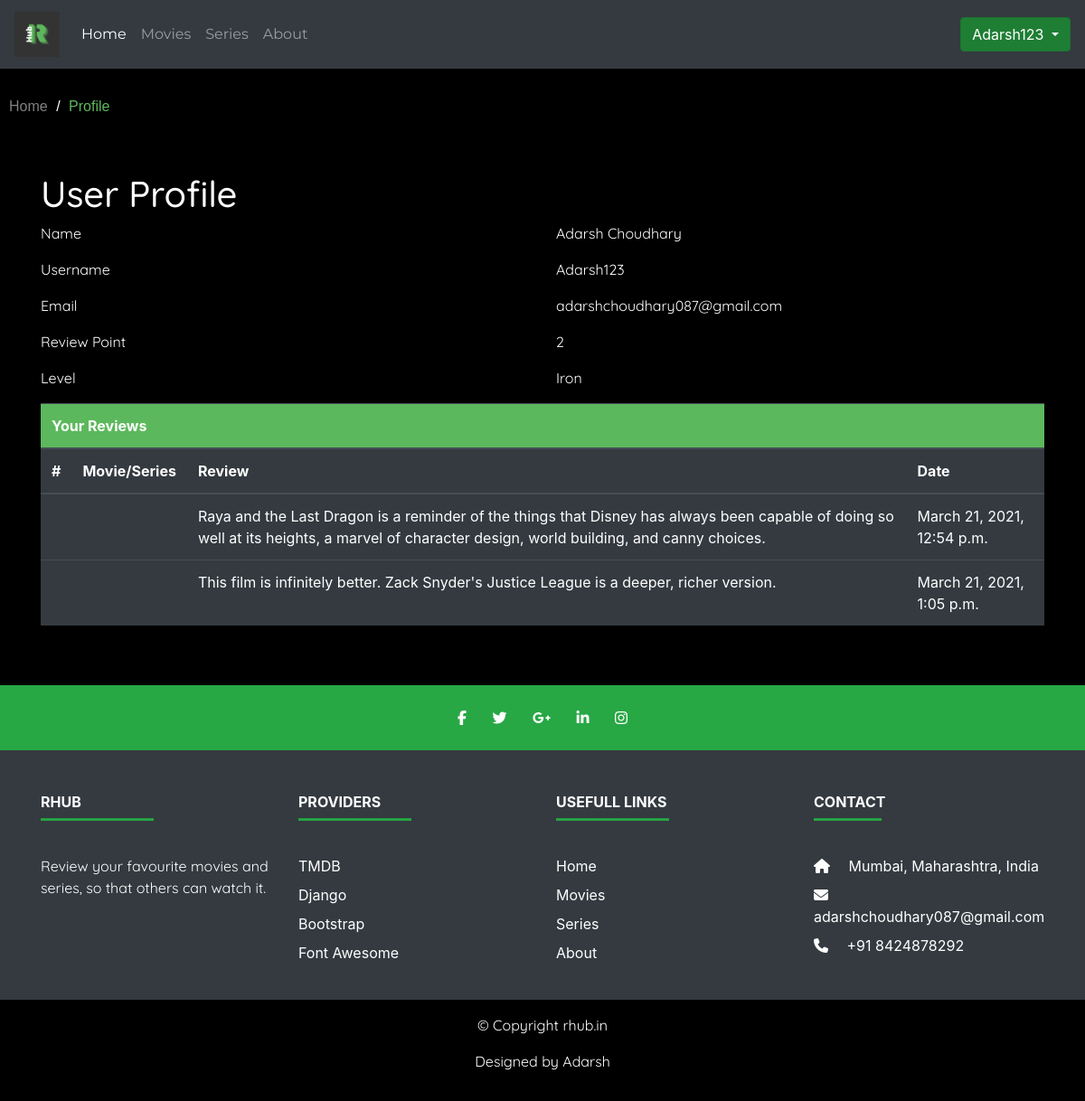
The app's page /profile/ (signed in) with its own data.
### Rhub/models.py (models this page shows, shortened)
class ReviewMovie(models.Model):
    movieid = models.IntegerField(null=False)
    userid = models.CharField(max_length=100, null=True)
    review = models.CharField(max_length = 500, null=True)
    date = models.DateTimeField(auto_now_add=True)
    sentiment = models.IntegerField(null=True)
    probability = models.FloatField(null=True)

### Rhub/views.py (the view)
# urls.py: path('profile/', views.profile, name = "user_profile"),
def profile(request):
    data = {}
    moviereviews = ReviewMovie.objects.filter(userid=request.user.username)
    seriesreviews = ReviewSeries.objects.filter(userid=request.user.username)
    count = moviereviews.count() + seriesreviews.count()
    userreviews = []
    for i in moviereviews:
        name, poster = getMovieNamePoster(i.movieid)
        temp = {'review': i.review, 'date': i.date, 'id': i.movieid, 'movieName': name, 'poster':poster, 'type': 'movie'}
        userreviews.append(temp)
        del temp
    for i in seriesreviews:
        name, poster = getSeriesNamePoster(i.seriesid)
        temp = {'review': i.review, 'date': i.date, 'id': i.seriesid, 'movieName': name, 'poster':poster, 'type': 'series'}
        userreviews.append(temp)
        del temp
    if count > 0 and count <= 20:
        data['level'] = 'Iron'
    elif count > 20 and count <= 50:
        data['level'] = 'Bronze'
    elif count > 50 and count <= 100:
        data['level'] = 'Silver'
    elif count > 100 and count <= 250:
        data['level'] = 'Gold'
    elif count > 250 and count <= 500:
        data['level'] = 'Platinum'
    elif count > 500 and count <= 1000:
        data['level'] = 'Diamond'
    elif count > 1000 and count <= 10000:
        data['level'] = 'Immortal'
    elif count > 10000:
        data['level'] = 'Radient'
    else:
        data['level'] = 'Un-Ranked'
    data['reviews'] = userreviews
    data['count'] = count
    return render(request, 'rhub/profile.html', {'data': data})

### Rhub/views.py (called while the page is built)
def getMovieNamePoster(movie_id):
    id = int(movie_id)
    movie = Movie()
    s = movie.details(id)
    return s.original_title, s.poster_path

### Rhub/templates/rhub/profile.html (shortened to what this page needs)
{% extends 'rhub/base.html' %}
{% load static %}
{% block content %}
<br>
<ul class="breadcrumbs">
    <li class="breadcrumbs__item">
        <a href="{% url 'home' %}" class="breadcrumbs__link">Home</a>
    </li>
    <li class="breadcrumbs__item">
        <a href="" class="breadcrumbs__link--active">Profile</a>
    </li>
</ul>
    {% if user.is_authenticated %}
    <div class="container container-body">
        <div class="row">
            <div class="col-12">
                <h1 class="text-white">User Profile</h1>
            </div>
        </div>
        <div class="row">
            <div class="col-6">
                <p class="text-white" >Name</p>
            </div>
            <div class="col-6">
                <p class="text-white">{{user.first_name}} {{user.last_name}}</p>
            </div>
        </div>
        <div class="row">
            <div class="col-6">
                <p class="text-white" >Username</p>
            </div>
            <div class="col-6">
                <p class="text-white">{{user.username}}</p>
            </div>
        </div>
        <div class="row">
            <div class="col-6">
                <p class="text-white">Email</p>
            </div>
            <div class="col-6">
                <p class="text-white">{{user.email}}</p>
            </div>
        </div>
        <div class="row">
            <div class="col-6">
                <p class="text-white">Review Point</p>
            </div>
            <div class="col-6">
                <p class="text-white">{{data.count}}</p>
            </div>
        </div>
        <div class="row">
            <div class="col-6">
                <p class="text-white">Level</p>
            </div>
            <div class="col-6">
                <p class="text-white">{{data.level}}</p>
            </div>
        </div>
        <div>
            <table class="table table-dark">
                <thead>
                    <tr style="background-color:#5cb85c;">
                        <th colspan="4">Your Reviews</th>
                    </tr>
                    <tr>
                        <th>#</th>
                        <th>Movie/Series</th>
                        <th>Review</th>
                        <th>Date</th>
                    </tr>
                </thead>
                <tbody>
                    {% for review in data.reviews %}
                    <tr>
                        <td>
                        </td>
                        <td>{{ review.movieName }}</td>
                        <td>{{review.review}}</td>
                        <td>{{review.date}}</td>
                    </tr>
                    {% endfor %}
                </tbody>
            </table>
        </div>
        <div style="height: 50px;"></div>
    </div>
    {% else %}
        <div><h1>Loggin First</h1></div>
    {% endif %}
{% endblock content %}

### Rhub/templates/rhub/base.html (shortened to what this page needs)
<!DOCTYPE html>
{% load static %}
<html lang="en">
<head>
    <link rel="stylesheet" type="text/css"  href="{% static 'css/style.css' %}">
    <link rel="stylesheet" href="https://stackpath.bootstrapcdn.com/bootstrap/4.5.2/css/bootstrap.min.css">
    <link rel="stylesheet" href="https://stackpath.bootstrapcdn.com/font-awesome/4.7.0/css/font-awesome.min.css">
    <link rel="stylesheet" href="https://cdnjs.cloudflare.com/ajax/libs/slick-carousel/1.8.1/slick.min.css" />
    <link rel="stylesheet" href="https://cdnjs.cloudflare.com/ajax/libs/slick-carousel/1.8.1/slick-theme.min.css" />
    <link rel="stylesheet" href="{% static 'css/owl.carousel.min.css' %}">
    <link rel="stylesheet" href="{% static 'css/owl.theme.default.min.css' %}">
  </head>
<body>
    <nav class="navbar navbar-expand-lg navbar-dark bg-dark fixed-top">
        <a class="navbar-brand" href="{% url 'home' %}"> <img src="{% static 'images/logo1.png' %}" alt="" width="50px"> </a>
        <div class="collapse navbar-collapse" id="navbarSupportedContent">
          <ul class="navbar-nav mr-auto">
            <li class="nav-item active">
              <a class="nav-link" href="{% url 'home' %}">Home <span class="sr-only">(current)</span></a>
            </li>
            <li class="nav-item">
              <a class="nav-link" href="{% url 'movies' %}">Movies</a>
            </li>
            <li class="nav-item">
                <a class="nav-link" href="{% url 'series' %}">Series</a>
            </li>
            <li class="nav-item">
              <a class="nav-link" href="{% url 'about' %}">About</a>
            </li>
          </ul>
          {% if user.is_authenticated %}
            <div class="dropdown show">
              <button class="btn btn-success dropdown-toggle" href="#" role="button" id="dropdoenMenuLink" data-toggle="dropdown" aria-haspopup="true" aria-expanded="false">
                {{ user.username }}
              </button>
            </div>
          {% else %}
          <span class="navbar-text">
            <a href="{% url 'login' %}">
              <span class="fa fa-sign-in"></span> Login
            </a>
          </span>
          {% endif %}
        </div>
      </nav>
      <div>
          <br>
          <br>
          <br>
          {% block content %}
          {% endblock content %}
      </div>
      <footer class="page-footer bg-dark">
        <div class="bg-success">
          <div class="container">
            <div class="row py-4 d-flex align-items-center">
              <div class="col-md-12 text-center">
                <a href=""><i class="fa fa-facebook-f text-white mr-4"></i></a>
                <a href=""><i class="fa fa-twitter text-white mr-4"></i></a>
                <a href=""><i class="fab fa-google-plus-g text-white mr-4"></i></a>
                <a href=""><i class="fab fa-linkedin-in text-white mr-4"></i></a>
                <a href=""><i class="fa fa-instagram text-white"></i></a>
              </div>
            </div>
          </div>
        </div>
          <div class="container text-center text-md-left mt-5">
            <div class="row">
              <div class="col-md-3 mx-auto mb-4">
                <h6 class="text-uppercase font-weight-bold text-white">RHub</h6>
                <hr class="bg-success mb-4 mt-0 d-inline-block mx-auto" style="width:125px; height:2px">
                <p class="mt-2 text-white">Review your favourite movies and series, so that others can watch it.</p>
              </div>
              <div class="col-md-3 mx-auto mb-4">
                <h6 class="text-uppercase font-weight-bold text-white">Providers</h6>
                <hr class="bg-success mb-4 mt-0 d-inline-block mx-auto" style="width:125px; height:2px">
                <ul class="list-unstyled">
                  <li class="my-2"><a href="https://www.themoviedb.org/" class="text-white">TMDB</a></li>
                  <li class="my-2"><a href="https://www.djangoproject.com/" class="text-white">Django</a></li>
                  <li class="my-2"><a href="https://bootstrap4.com/" class="text-white">Bootstrap</a></li>
                  <li class="my-2"><a href="https://fontawesome.com/" class="text-white">Font Awesome</a></li>
                </ul>
              </div>
              <div class="col-md-3 mx-auto mb-4">
                <h6 class="text-uppercase font-weight-bold text-white">Usefull Links</h6>
                <hr class="bg-success mb-4 mt-0 d-inline-block mx-auto" style="width:125px; height:2px">
                <ul class="list-unstyled">
                  <li class="my-2"><a href="{% url 'home' %}" class="text-white">Home</a></li>
                  <li class="my-2"><a href="{% url 'movies' %}" class="text-white">Movies</a></li>
                  <li class="my-2"><a href="{% url 'series' %}" class="text-white">Series</a></li>
                  <li class="my-2"><a href="{% url 'about' %}" class="text-white">About</a></li>
                </ul>
              </div>
              <div class="col-md-3 mx-auto mb-4">
                <h6 class="text-uppercase font-weight-bold text-white">Contact</h6>
                <hr class="bg-success mb-4 mt-0 d-inline-block mx-auto" style="width: 75px; height: 2px">
                  <ul class="list-unstyled">
                    <li class="my-2 text-white"><i class="fas fa-home mr-3 "></i> Mumbai, Maharashtra, India</li>
                    <li class="my-2 text-white"><i class="fas fa-envelope mr-3"></i> adarshchoudhary087@gmail.com</li>
                    <li class="my-2 text-white"><i class="fas fa-phone mr-3"></i> +91 8424878292</li>
                  </ul>
              </div>
            </div>
          </div>
          <div class="footer-copyright text-center py-3" style="background-color: black;">
            <p class="text-white">&copy; Copyright
            <a href="#" class="text-white">rhub.in</a></p>
            <p class="text-white">Designed by Adarsh</p>
          </div>
      </footer>
</body>
</html>

### static/css/style.css (style rules this page uses)
.nav-link { font-family: 'Montserrat', sans-serif; }
.container-body { margin-top: 50px !important; }
body { background-color: black !important; }
p { font-family: 'Quicksand', sans-serif; }
h1 { font-family: 'Francois One', sans-serif; font-family: 'Quicksand', sans-serif; color: #ffffff; }
html { scroll-behavior: smooth; }
body { margin: 0; padding: 0; }
.breadcrumbs { padding: 10px; font-family: sans-serif; }
.breadcrumbs__item { display: inline-block; }
.breadcrumbs__item:not(:last-of-type)::after { content: '/'; margin: 0 5px; color: white; }
.breadcrumbs__link { text-decoration: none; color: grey; }
.breadcrumbs__link--active { color: rgb(92, 184, 92); font-weight: 500; }

### records on screen
ReviewMovie: review "Raya and the Last Dragon is a reminder of the things that Disney has always been capable of doing so well at its heights, a marvel of character design, world building, and canny choices.", date "March 21, 2021, 12:54 p.m."
ReviewMovie: review "This film is infinitely better. Zack Snyder's Justice League is a deeper, richer version.", date "March 21, 2021, 1:05 p.m."

### other values on screen
{{ user.username }} "Adarsh123"
{{ user.first_name }} "Adarsh"
{{ user.last_name }} "Choudhary"
{{ user.email }} "adarshchoudhary087@gmail.com"
{{ data.count }} "2"
{{ data.level }} "Iron"
